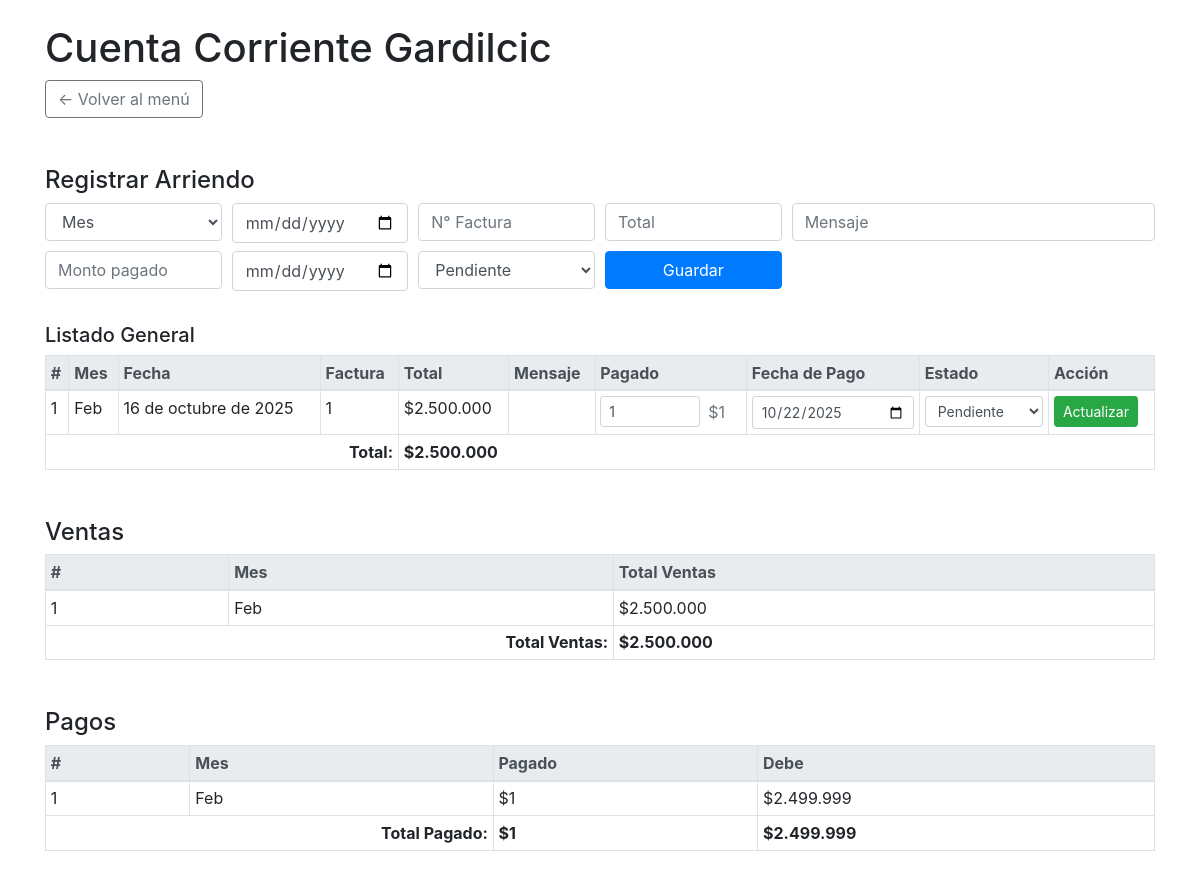
The app's page /menu/gardilcic/, older data.
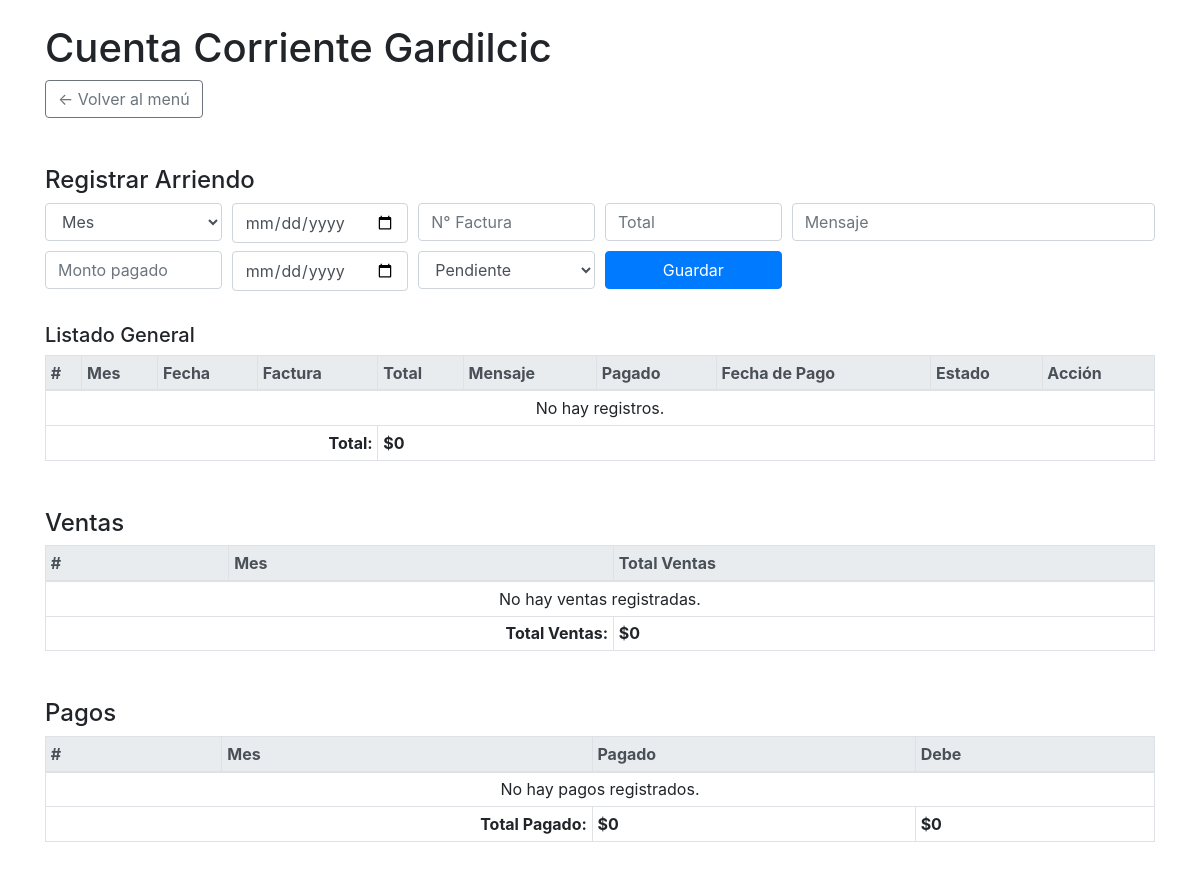
The same page, newer data.
### sistema_rental/models.py (models this page shows, shortened)
class CompraCamiones(models.Model):
    mes = models.CharField(max_length=10)
    fecha = models.DateField()
    factura = models.CharField(max_length=50)
    total = models.DecimalField(max_digits=12, decimal_places=2)
    mensaje = models.TextField(blank=True, null=True)
    pagado = models.DecimalField(max_digits=12, decimal_places=0, default=0)
    fecha_pago = models.DateField(blank=True, null=True)
    estado = models.CharField(max_length=20, choices=[
        ('Pendiente', 'Pendiente'),
        ('Pagado', 'Pagado'),
        ('Vencido', 'Vencido'),
    ])

### sistema_rental/views.py (the view, shortened to what this page needs)
# urls.py: path('gardilcic/', gardilcic, name='gardilcic'),
def gardilcic(request):
    meses = ["Ene", "Feb", "Mar", "Abr", "May", "Jun", "Jul", "Ago", "Sep", "Oct", "Nov", "Dic"]
    compras = CompraCamiones.objects.all().order_by('mes')
    ventas_por_mes = CompraCamiones.objects.values('mes').annotate(total=Sum('total')).order_by('mes')
    pagos_por_mes = CompraCamiones.objects.values('mes').annotate(total=Sum('pagado')).order_by('mes')
    resumen_por_mes = []
    ventas_dict = {v['mes']: v['total'] for v in ventas_por_mes}
    pagos_dict = {p['mes']: p['total'] for p in pagos_por_mes}
    for mes in ventas_dict:
        pagado = pagos_dict.get(mes, 0)
        deuda = ventas_dict[mes] - pagado
        resumen_por_mes.append({
            'mes': mes,
            'ventas': ventas_dict[mes],
            'pagado': pagado,
            'deuda': deuda
        })
    total_compras = compras.aggregate(total=Sum('total'))['total'] or 0
    total_pagado = compras.aggregate(total=Sum('pagado'))['total'] or 0
    total_deuda = total_compras - total_pagado
    return render(request, 'cta_cte_gardilcic.html', {
        'meses': meses,
        'compras': compras,
        'ventas': ventas_por_mes,
        'resumen_por_mes': resumen_por_mes,
        'total_compras': total_compras,
        'total_pagado': total_pagado,
        'total_deuda': total_deuda,
    })

### ventas/templatetags/formatos.py (called while the page is built)
@register.filter
def formato_chileno(valor):
    try:
        valor = int(round(float(valor)))
        return '{0:,}'.format(valor).replace(',', '.')
    except:
        return valor

### sistema_rental/templates/cta_cte_gardilcic.html (shortened to what the changed rows need)
{% load static %}
{% load formatos %}
<!DOCTYPE html>
<html lang="es">
<head>
  <link rel="stylesheet" href="https://maxcdn.bootstrapcdn.com/bootstrap/4.0.0/css/bootstrap.min.css">
</head>
<body>
<div class="container py-4">
  <header class="mb-4">
    <h1 class="display-5">Cuenta Corriente Gardilcic</h1>
  </header>
  <section class="mt-5">
    <h2 class="h4">Registrar Arriendo</h2>
    <table class="table table-bordered table-sm">
      <thead class="thead-light">
        <tr>
          <th>#</th><th>Mes</th><th>Fecha</th><th>Factura</th><th>Total</th><th>Mensaje</th>
          <th>Pagado</th><th>Fecha de Pago</th><th>Estado</th><th>Acción</th>
        </tr>
      </thead>
      <tbody>
        {% for c in compras %}
          <tr>
            <td>{{ forloop.counter }}</td>
            <td>{{ c.mes }}</td>
            <td>{{ c.fecha }}</td>
            <td>{{ c.factura }}</td>
            <td>${{ c.total|formato_chileno }}</td>
            <td>{{ c.mensaje }}</td>
            <form method="post">
              <td>
                <div class="d-flex align-items-center">
                  <input type="number" name="pagado" value="{{ c.pagado }}" class="form-control form-control-sm mr-2" style="width: 100px;">
                  <span class="text-muted">${{ c.pagado|formato_chileno|floatformat:0 }}</span>
                </div>
              </td>
              <td><input type="date" name="fecha_pago" value="{{ c.fecha_pago|date:'Y-m-d' }}" class="form-control form-control-sm"></td>
              <td>
                <select name="estado" class="form-control form-control-sm">
                  <option value="Pendiente" {% if c.estado == 'Pendiente' %}selected{% endif %}>Pendiente</option>
                </select>
              </td>
              <td><button type="submit" class="btn btn-sm btn-success">Actualizar</button></td>
            </form>
          </tr>
        {% empty %}
          <tr><td colspan="10" class="text-center">No hay registros.</td></tr>
        {% endfor %}
      </tbody>
      <tfoot>
        <tr>
          <th colspan="4" class="text-right">Total:</th>
          <th colspan="6">${{ total_compras|formato_chileno }}</th>
        </tr>
      </tfoot>
    </table>
  </section>
  <section class="mt-5">
    <h2 class="h4">Ventas</h2>
    <table class="table table-bordered table-sm">
      <thead class="thead-light">
        <tr><th>#</th><th>Mes</th><th>Total Ventas</th></tr>
      </thead>
      <tbody>
        {% for v in ventas %}
          <tr>
            <td>{{ forloop.counter }}</td>
            <td>{{ v.mes }}</td>
            <td>${{ v.total|formato_chileno }}</td>
          </tr>
        {% empty %}
          <tr><td colspan="3" class="text-center">No hay ventas registradas.</td></tr>
        {% endfor %}
      </tbody>
      <tfoot>
        <tr>
          <th colspan="2" class="text-right">Total Ventas:</th>
          <th>${{ total_compras|formato_chileno }}</th>
        </tr>
      </tfoot>
    </table>
  </section>
<section class="mt-5">
  <h2 class="h4">Pagos</h2>
  <table class="table table-bordered table-sm">
    <thead class="thead-light">
      <tr><th>#</th><th>Mes</th><th>Pagado</th><th>Debe</th></tr>
    </thead>
    <tbody>
      {% for r in resumen_por_mes %}
        <tr>
          <td>{{ forloop.counter }}</td>
          <td>{{ r.mes }}</td>
          <td>${{ r.pagado|formato_chileno }}</td>
          <td>${{ r.deuda|formato_chileno }}</td>
        </tr>
      {% empty %}
        <tr><td colspan="4" class="text-center">No hay pagos registrados.</td></tr>
      {% endfor %}
    </tbody>
    <tfoot>
      <tr>
        <th colspan="2" class="text-right">Total Pagado:</th>
        <th>${{ total_pagado|formato_chileno }}</th>
        <th>${{ total_deuda|formato_chileno }}</th>
      </tr>
    </tfoot>
  </table>
</section>
</div>
</body>
</html>

Row changes from the older to the newer data that the page shows:
removed CompraCamiones: mes "Feb", fecha "16 de octubre de 2025", factura "1", total "2.500.000", pagado "1", fecha_pago "10/22/2025", estado "Pendiente", deuda "2.499.999"
Text that changed along with them:
{{ total_compras|formato_chileno }}: "2.500.000" → "0"
{{ total_pagado|formato_chileno }}: "1" → "0"
{{ total_deuda|formato_chileno }}: "2.499.999" → "0"
text now shown: "No hay registros. No hay ventas registradas. No hay pagos registrados."
list line gone: "1 Feb $ 2.500.000"
